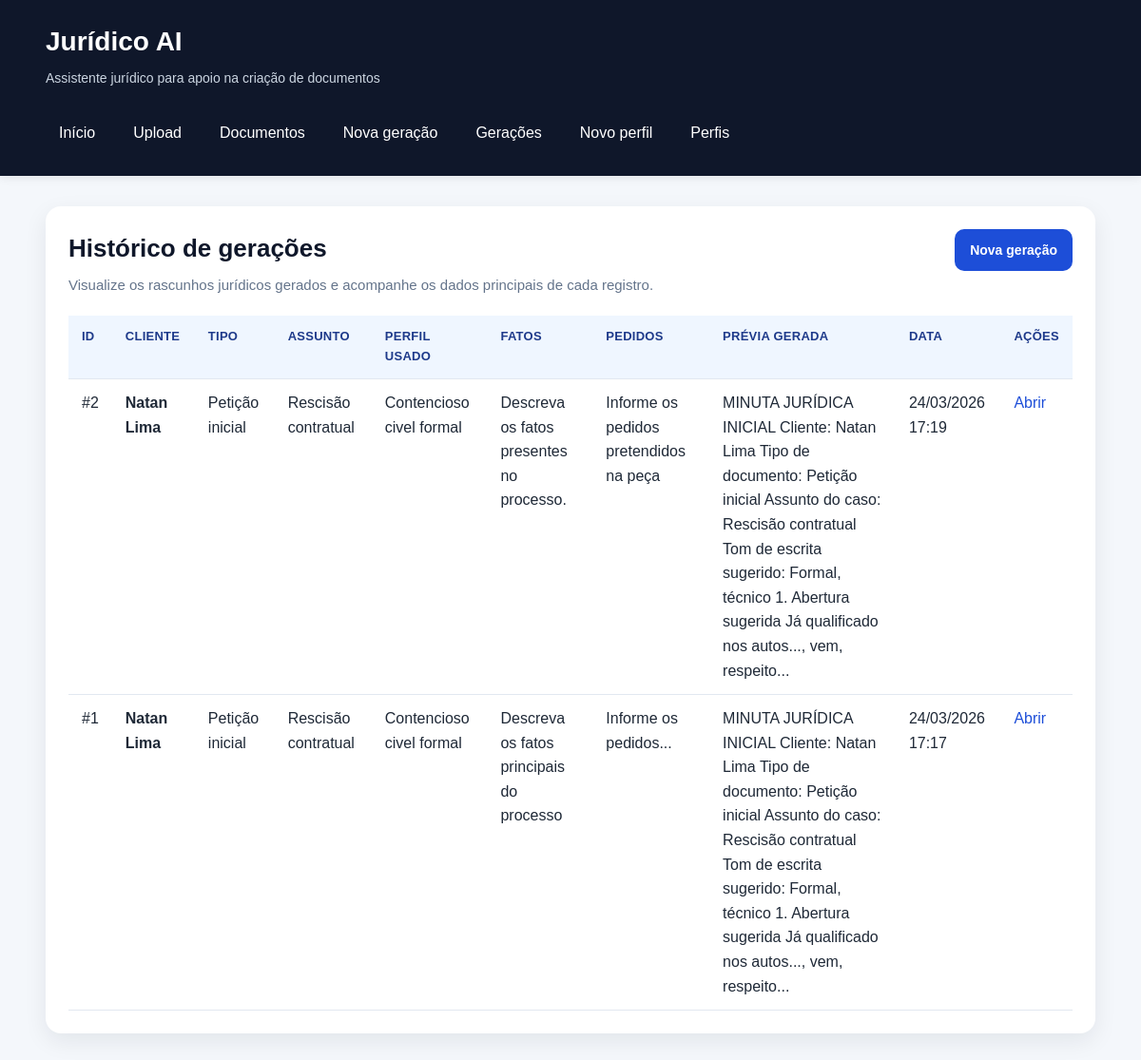
Screenshot of /generations/ with the database file from the repository.
### app/models/generation.py (models this page shows)
class Generation(Base):
    __tablename__ = "generations"
    id = Column(Integer, primary_key=True, index=True)
    client_name = Column(String(255), nullable=False)
    document_type = Column(String(255), nullable=False)
    case_subject = Column(String(255), nullable=False)
    facts = Column(Text, nullable=False)
    requests = Column(Text, nullable=False)
    legal_basis = Column(Text, nullable=True)
    context_used = Column(Text, nullable=False)
    generated_text = Column(Text, nullable=False)
    writing_profile_id = Column(
        Integer,
        ForeignKey("writing_profiles.id"),
        nullable=True,
    )
    created_at = Column(
        DateTime(timezone=True),
        server_default=func.now(),
        nullable=False,
    )
    writing_profile = relationship("WritingProfile")

### app/models/writing_profile.py (models this page shows)
class WritingProfile(Base):
    __tablename__ = "writing_profiles"
    id = Column(Integer, primary_key=True, index=True)
    profile_name = Column(String(150), nullable=False)
    lawyer_name = Column(String(150), nullable=True)
    office_name = Column(String(200), nullable=True)
    tone = Column(String(100), nullable=False, default="Formal")
    qualification_style = Column(
        Text,
        nullable=True,
        default="já qualificado(a) nos autos ou a ser devidamente qualificado(a)",
    )
    opening_phrase = Column(
        Text,
        nullable=True,
        default="vem, com o devido respeito, à presença de Vossa Excelência, apresentar a presente:",
    )
    closing_phrase = Column(
        Text,
        nullable=True,
        default="Termos em que,\nPede deferimento.",
    )
    request_intro = Column(
        Text,
        nullable=True,
        default="Diante do exposto, requer:",
    )
    legal_style_notes = Column(
        Text,
        nullable=True,
        default="Utilizar linguagem jurídica formal, objetiva e técnica.",
    )
    recurring_expressions = Column(
        Text,
        nullable=True,
        default="data venia; conforme entendimento jurisprudencial; nos termos da legislação aplicável",
    )
    is_active = Column(Boolean, default=False, nullable=False)
    created_at = Column(DateTime(timezone=True), server_default=func.now())

### app/routers/generations.py (the view)
@router.get("/", response_class=HTMLResponse)
def generations_list(request: Request, db: Session = Depends(get_db)):
    geracoes = listar_geracoes(db)
    geracoes_view = []
    for geracao in geracoes:
        perfil = geracao.writing_profile
        geracoes_view.append(
            {
                "id": geracao.id,
                "client_name": geracao.client_name,
                "document_type": geracao.document_type,
                "case_subject": geracao.case_subject,
                "facts_preview": resumir_texto(geracao.facts, 180),
                "requests_preview": resumir_texto(geracao.requests, 180),
                "generated_text_preview": resumir_texto(geracao.generated_text, 220),
                "created_at": geracao.created_at,
                "writing_profile_name": perfil.profile_name if perfil else "Sem perfil",
            }
        )
    return templates.TemplateResponse(
        "generations_list.html",
        {
            "request": request,
            "title": "Histórico de gerações",
            "geracoes": geracoes_view,
        },
    )

### app/templates/generations_list.html (shortened to what this page needs)
{% extends "base.html" %}
{% block content %}
<section class="card">
    <div class="cabecalho-pagina">
        <div>
            <h2>Histórico de gerações</h2>
            <p class="texto-suave">
                Visualize os rascunhos jurídicos gerados e acompanhe os dados principais de cada registro.
            </p>
        </div>
        <div class="acoes-topo">
            <a class="botao" href="/generations/create">Nova geração</a>
        </div>
    </div>
    {% if geracoes %}
        <div class="tabela-responsiva">
            <table class="tabela">
                <thead>
                    <tr>
                        <th>ID</th>
                        <th>Cliente</th>
                        <th>Tipo</th>
                        <th>Assunto</th>
                        <th>Perfil usado</th>
                        <th>Fatos</th>
                        <th>Pedidos</th>
                        <th>Prévia gerada</th>
                        <th>Data</th>
                        <th>Ações</th>
                    </tr>
                </thead>
                <tbody>
                    {% for geracao in geracoes %}
                    <tr>
                        <td>#{{ geracao.id }}</td>
                        <td><strong>{{ geracao.client_name }}</strong></td>
                        <td>{{ geracao.document_type }}</td>
                        <td>{{ geracao.case_subject }}</td>
                        <td>{{ geracao.writing_profile_name }}</td>
                        <td>{{ geracao.facts_preview }}</td>
                        <td>{{ geracao.requests_preview }}</td>
                        <td>{{ geracao.generated_text_preview }}</td>
                        <td>{{ geracao.created_at.strftime("%d/%m/%Y %H:%M") if geracao.created_at else "-" }}</td>
                        <td>
                            <div class="acoes-linha">
                                <a href="/generations/{{ geracao.id }}">Abrir</a>
                            </div>
                        </td>
                    </tr>
                    {% endfor %}
                </tbody>
            </table>
        </div>
    {% else %}
        <div class="estado-vazio">
            <p>Nenhuma geração foi criada ainda.</p>
            <a class="botao" href="/generations/create">Criar primeira geração</a>
        </div>
    {% endif %}
</section>
{% endblock %}

### app/static/css/style.css (style rules this page uses)
* { margin: 0; padding: 0; box-sizing: border-box; }
body { font-family: Arial, Helvetica, sans-serif; background: #f4f7fb; color: #1f2937; line-height: 1.6; }
a { color: #1d4ed8; text-decoration: none; }
.card { background: #ffffff; border-radius: 16px; padding: 24px; box-shadow: 0 8px 24px rgba(15, 23, 42, 0.08); margin-bottom: 24px; }
.cabecalho-pagina { display: flex; justify-content: space-between; align-items: flex-start; gap: 16px; flex-wrap: wrap; margin-bottom: 20px; }
.cabecalho-pagina h2 { font-size: 26px; color: #0f172a; margin-bottom: 6px; }
.texto-suave { color: #64748b; font-size: 15px; }
.acoes-topo { display: flex; gap: 10px; flex-wrap: wrap; }
.botao, button.botao { display: inline-flex; align-items: center; justify-content: center; background: #1d4ed8; color: #ffffff; border: none; border-radius: 10px; padding: 11px 16px; font-size: 14px; font-weight: bold; cursor: pointer; transition: background 0.2s ease, transform 0.2s ease; }
.tabela-responsiva { overflow-x: auto; }
.tabela { width: 100%; border-collapse: collapse; min-width: 880px; }
.tabela th, .tabela td { padding: 12px 14px; border-bottom: 1px solid #e2e8f0; text-align: left; vertical-align: top; }
.tabela th { background: #eff6ff; color: #1e3a8a; font-size: 13px; text-transform: uppercase; letter-spacing: 0.02em; }
.acoes-linha { display: flex; gap: 10px; flex-wrap: wrap; }

### rows the page displays
Generation: id "2", client_name "Natan Lima", document_type "Petição inicial", case_subject "Rescisão contratual", writing_profile_name "Contencioso civel formal", facts_preview "Descreva os fatos presentes no processo.", requests_preview "Informe os pedidos pretendidos na peça", generated_text_preview "MINUTA JURÍDICA INICIAL Cliente: Natan Lima Tipo de documento: Petição inicial Assunto do caso: Rescisão contratual Tom de escrita sugerido: Formal, técnico 1. Abertura sugerida Já qualificado nos autos..., vem, respeito...", created_at "24/03/2026 17:19"
Generation: id "1", client_name "Natan Lima", document_type "Petição inicial", case_subject "Rescisão contratual", writing_profile_name "Contencioso civel formal", facts_preview "Descreva os fatos principais do processo", requests_preview "Informe os pedidos...", generated_text_preview "MINUTA JURÍDICA INICIAL Cliente: Natan Lima Tipo de documento: Petição inicial Assunto do caso: Rescisão contratual Tom de escrita sugerido: Formal, técnico 1. Abertura sugerida Já qualificado nos autos..., vem, respeito...", created_at "24/03/2026 17:17"
